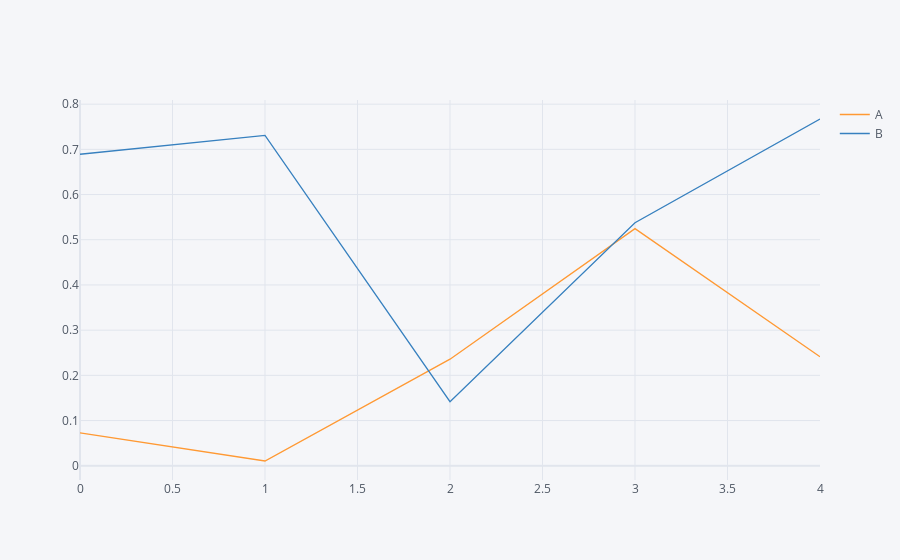

Here is the notebook cell this chart was saved with:
### Markdown cell above
### [ Line (Scatter) 그래프 사용 ]

### Code cell
df.iplot(kind = 'scatter')

### Figure 1 — Plotly figure (JSON) as saved in the notebook; plotly's stock layout.template omitted (floating-point values rounded to 4 significant figures)
{"data": [{"line": {"color": "rgba(255, 153, 51, 1.0)", "dash": "solid", "shape": "linear", "width": 1.3}, "mode": "lines", "name": "A", "text": "", "type": "scatter", "x": [0, 1, 2, 3, 4], "y": [0.07282, 0.01052, 0.2358, 0.5247, 0.241]}, {"line": {"color": "rgba(55, 128, 191, 1.0)", "dash": "solid", "shape": "linear", "width": 1.3}, "mode": "lines", "name": "B", "text": "", "type": "scatter", "x": [0, 1, 2, 3, 4], "y": [0.6892, 0.7308, 0.1419, 0.5378, 0.7672]}], "layout": {"legend": {"bgcolor": "#F5F6F9", "font": {"color": "#4D5663"}}, "paper_bgcolor": "#F5F6F9", "plot_bgcolor": "#F5F6F9", "title": {"font": {"color": "#4D5663"}}, "xaxis": {"gridcolor": "#E1E5ED", "showgrid": true, "tickfont": {"color": "#4D5663"}, "title": {"font": {"color": "#4D5663"}, "text": ""}, "zerolinecolor": "#E1E5ED"}, "yaxis": {"gridcolor": "#E1E5ED", "showgrid": true, "tickfont": {"color": "#4D5663"}, "title": {"font": {"color": "#4D5663"}, "text": ""}, "zerolinecolor": "#E1E5ED"}}}
